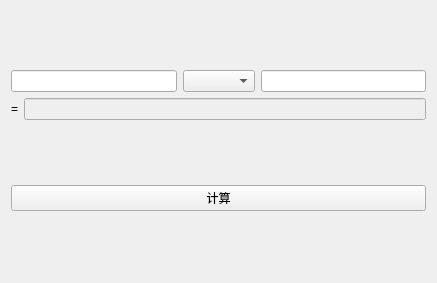
<?xml version="1.0" encoding="UTF-8"?>
<ui version="4.0">
 <class>Form</class>
 <widget class="QWidget" name="Form">
  <property name="geometry">
   <rect>
    <x>0</x>
    <y>0</y>
    <width>437</width>
    <height>283</height>
   </rect>
  </property>
  <property name="windowTitle">
   <string>Form</string>
  </property>
  <layout class="QGridLayout" name="gridLayout_4">
   <item row="0" column="0">
    <layout class="QGridLayout" name="gridLayout_3">
     <item row="0" column="0">
      <layout class="QGridLayout" name="gridLayout_2">
       <item row="0" column="0">
        <widget class="QLineEdit" name="lineEdit_value_1"/>
       </item>
       <item row="0" column="1">
        <widget class="QComboBox" name="comboBox_operator"/>
       </item>
       <item row="0" column="2">
        <widget class="QLineEdit" name="lineEdit_value_2"/>
       </item>
      </layout>
     </item>
     <item row="1" column="0">
      <layout class="QGridLayout" name="gridLayout">
       <item row="0" column="0">
        <widget class="QLabel" name="label">
         <property name="text">
          <string>=</string>
         </property>
        </widget>
       </item>
       <item row="0" column="1">
        <widget class="QLineEdit" name="lineEdit_result">
         <property name="enabled">
          <bool>false</bool>
         </property>
        </widget>
       </item>
      </layout>
     </item>
    </layout>
   </item>
   <item row="1" column="0">
    <widget class="QPushButton" name="pushButton_calc">
     <property name="text">
      <string>计算</string>
     </property>
    </widget>
   </item>
  </layout>
 </widget>
 <resources/>
 <connections/>
</ui>
